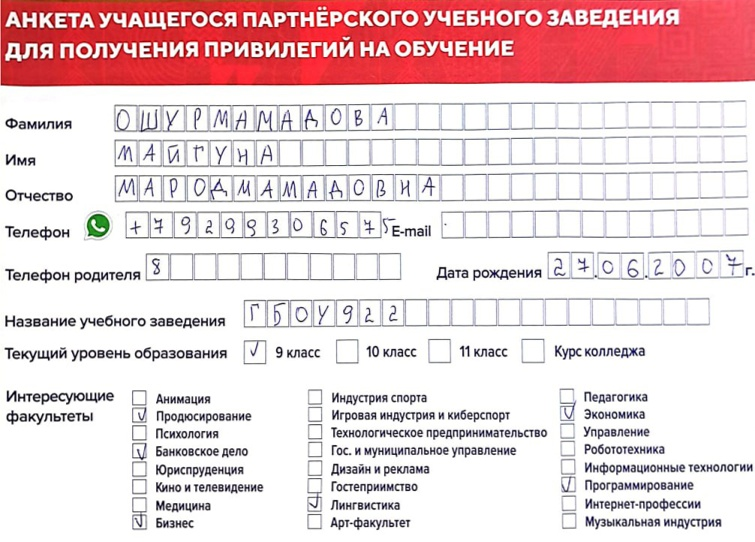
#> input picture tmp/AgACAgIAAxkBAAICymYg7B6eDc6RZOPbfagFnQAB7Uew5AACOtkxG9d0CUlTGXdXoqtcsAEAAwIAA3kAAzQE/rotated/rotated_img1.jpg, 755 x 542 px, given in place of img6.png, which was not available
$ jupyter execute --allow-errors OpenCV_crop.ipynb   (text cells are left out)
#> lines starting #> are read from the running program, lines starting #| are printed output that depends on the picture; after the words box and inside, x2 and y2 are one past the last pixel; in counts of white or black regions, pixels touching at a corner belong together; pictures that were not available may be replaced by others from this repository, and a replacement may not be noted
[cell 1]
import os
import fitz
import cv2
import numpy as np
import matplotlib.pyplot as plt

[cell 2]
def file_to_png(file_path, output_folder):
    if not os.path.exists(output_folder):
        os.makedirs(output_folder)
    # Открываем PDF файл
    pdf_document = fitz.open(file_path)

    # Проходим по всем страницам PDF и сохраняем их в формате PNG
    for page_number in range(len(pdf_document)):
        page = pdf_document.load_page(page_number)
        image = page.get_pixmap()


        image.save(os.path.join(output_folder, f'img{page_number+1}.png'))


    # Закрываем PDF файл
    pdf_document.close()
    print('Done!')

[cell 3]
# Функция очистки папки
def clear_folder(folder_path):
    # Проверка существования папки
    if os.path.exists(folder_path):
        # Перебор всех файлов в папке
        for filename in os.listdir(folder_path):
            file_path = os.path.join(folder_path, filename)
            # Удаление файла
            if os.path.isfile(file_path) or os.path.islink(file_path):
                os.unlink(file_path)
            elif os.path.isdir(file_path):
                shutil.rmtree(file_path)
    else:
        print(f'Папка {folder_path} не найдена')

[cell 4]
file_to_png('input_pdf/KD3.pdf', 'KD3_img')
#> (the call stopped at in file_to_png, `pdf_document = fitz.open(file_path)`: fitz is not available in this run)

[cell 5]
import cv2
import numpy as np

# Загрузка изображения
image = cv2.imread('KD3_img\img6.png')
#> image is the input picture: shape (542, 755, 3); mean B, G, R 213.8, 211.6, 234.1

# Конвертация изображения в HSV (Hue, Saturation, Value), чтобы упростить отделение красного цвета
hsv = cv2.cvtColor(image, cv2.COLOR_BGR2HSV)
#> hsv: shape (542, 755, 3); mean H, S, V 58, 29.6, 235.5

# Определение диапазона красного цвета
# Эти значения могут потребовать настройки для конкретного оттенка красного цвета вашего фона
lower_red = np.array([0, 40, 50])
upper_red = np.array([10, 255, 255])
mask1 = cv2.inRange(hsv, lower_red, upper_red)
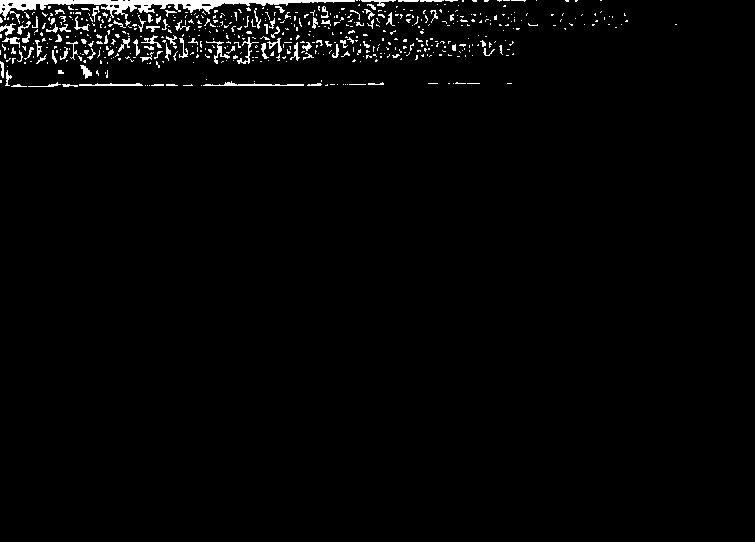
#> mask1: shape (542, 755); 2.1% white; 568 white regions (477 under 20 px), largest, box (x1, y1, x2, y2) and area: (0, 0, 355, 24) 2167, (203, 81, 304, 86) 195, (79, 83, 143, 86) 131

lower_red = np.array([350, 50, 50])
upper_red = np.array([360, 255, 255])
mask2 = cv2.inRange(hsv, lower_red, upper_red)
#> mask2: shape (542, 755); every value is 0

# Объединение масок для красного цвета
mask = mask1 + mask2

# Инвертирование маски для получения обратной маски
mask_inv = cv2.bitwise_not(mask)

# Отделение красного фона от изображения
background = cv2.bitwise_and(image, image, mask=mask)
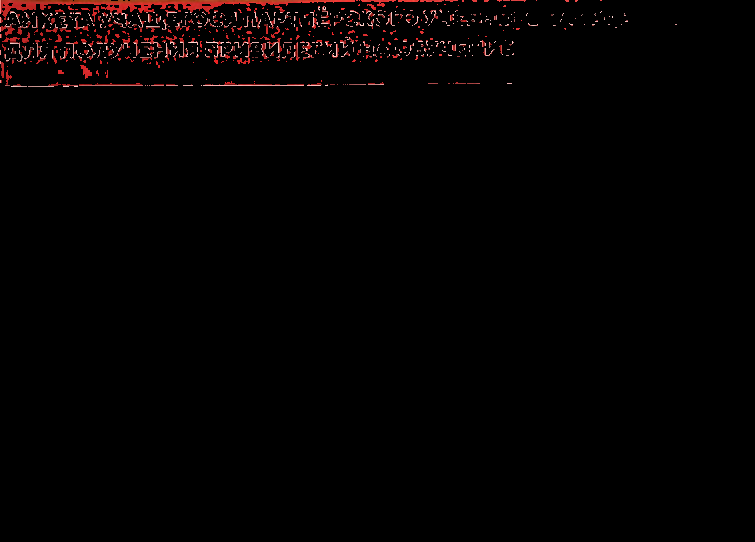
#> background: shape (542, 755, 3); mean B, G, R 1.5, 1.6, 4.1

# Отделение содержимого анкеты от фона
foreground = cv2.bitwise_and(image, image, mask=mask_inv)
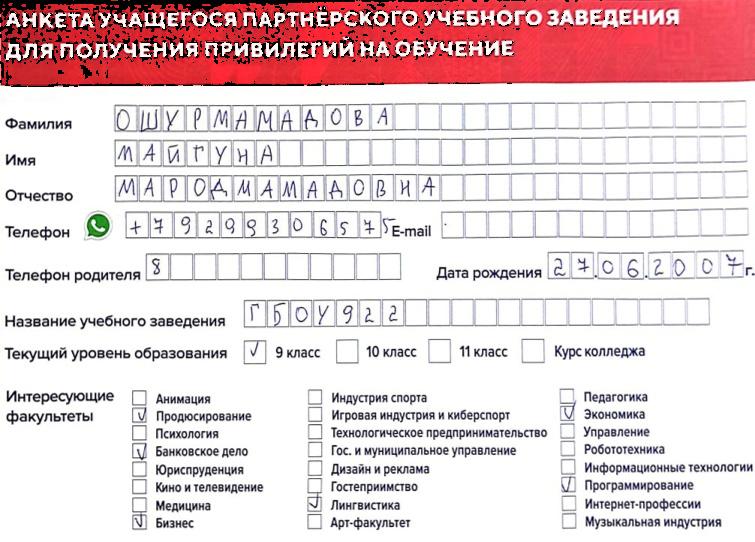
#> foreground: shape (542, 755, 3); mean B, G, R 212.3, 210.1, 230

# Сохранение результата
cv2.imwrite('proc_img/anketa_no_red.jpg', foreground)

# Отображение изображения
cv2.imshow('Result', foreground)
cv2.waitKey(0)
cv2.destroyAllWindows()

[cell 6]
print('type: ', type(image))
#| type:  <class 'numpy.ndarray'>
print('shape: ', image.shape)
#| shape:  (542, 755, 3)

[cell 7]
plt.imshow(cv2.cvtColor(image, cv2.COLOR_BGR2RGB))

[cell 8]
img_hsv = cv2.cvtColor(image, cv2.COLOR_BGR2HSV)
# Извлечение канала V
v_channel = img_hsv[..., 2]
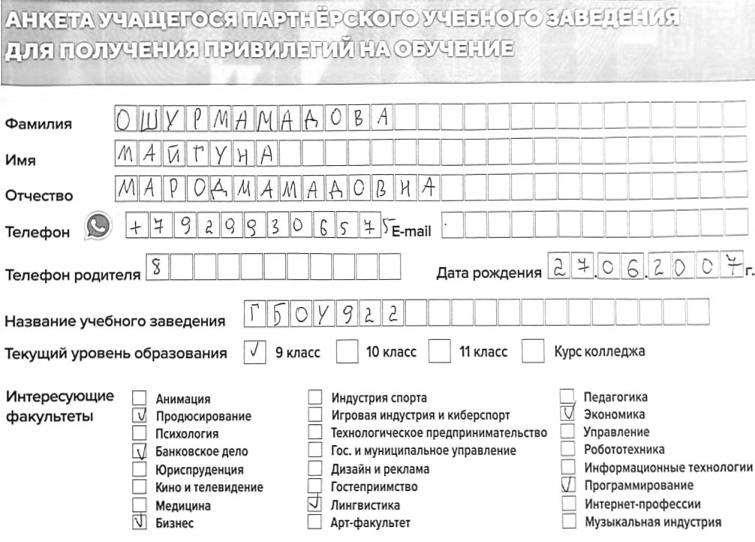
#> v_channel: shape (542, 755); min 2, max 255, mean 235.5

# Сохранение канала V в файл
cv2.imwrite('proc_img/v_channel.jpg', v_channel)
#> Out = True

[cell 9]
plt.figure(1, figsize = (16, 4))
plt.subplot(141)
plt.imshow(image[...,::-1])
plt.subplot(142)
plt.imshow(img_hsv[...,0], cmap='gray')
plt.title('Hue')
plt.subplot(143)
plt.imshow(img_hsv[...,1], cmap='gray')
plt.title('Saturation')
plt.subplot(144)
plt.imshow(img_hsv[...,2], cmap='gray')
plt.title('Value');
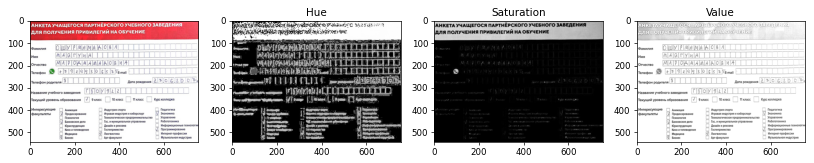
#> figure drawn by matplotlib, 4 panels

[cell 10]
plt.imshow(img_hsv[...,2], cmap='gray')
# Сохранение изображения

[cell 11]
import cv2

def detect_rectangles(image_path):
    # Загрузка изображения
#> called with image_path = 'cropped_fragments/fragment_2986.jpg'
    image = cv2.imread(image_path)
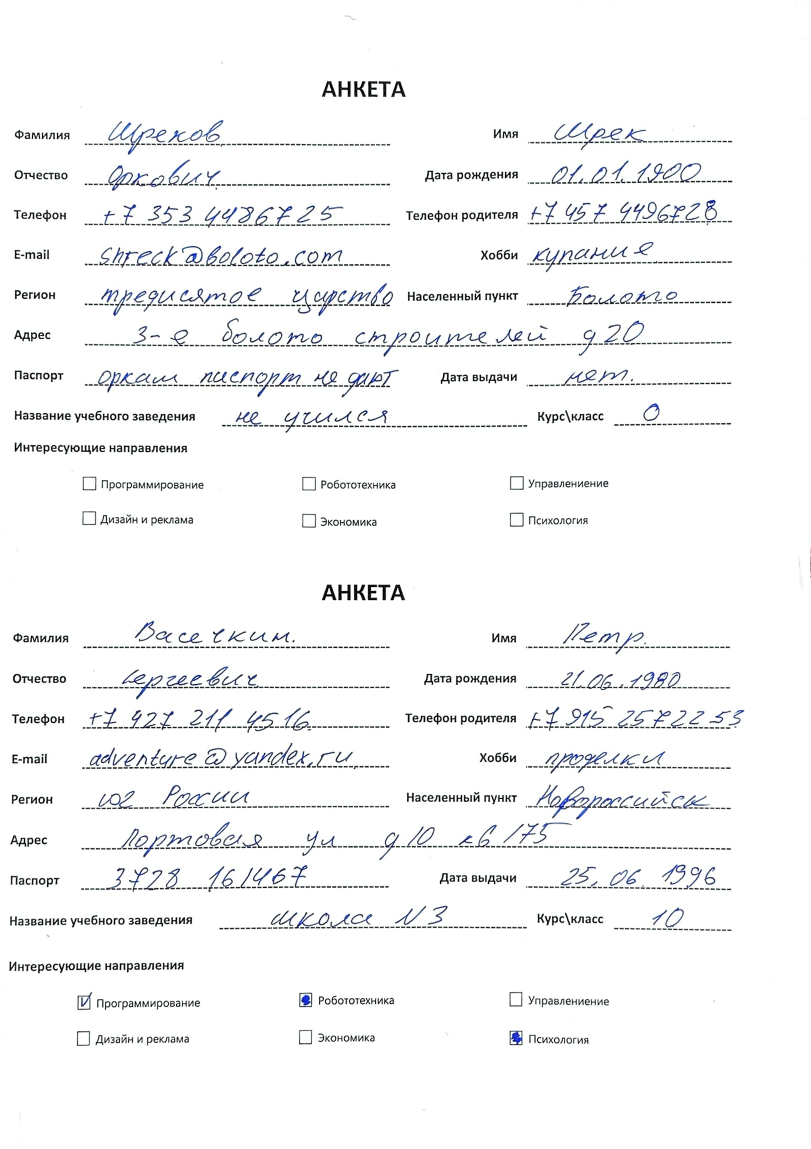
#> input picture tmp/BQACAgIAAxkBAAIDN2YzYJ76TuB6c2vfOFkzVDOIPRxfAAIPVQACe5GZSTaA8by00WauNAQ/rotated/rotated_img5.jpg, 1621 x 2297 px, given in place of fragment_2986.jpg, which was not available (shown at 1/2 size)
#> image is the input picture: shape (2297, 1621, 3); mean B, G, R 246.8, 246.2, 245.8
    gray = cv2.cvtColor(image, cv2.COLOR_BGR2GRAY)

    # Бинаризация изображения
    _, binary = cv2.threshold(gray, 128, 255, cv2.THRESH_BINARY | cv2.THRESH_OTSU)
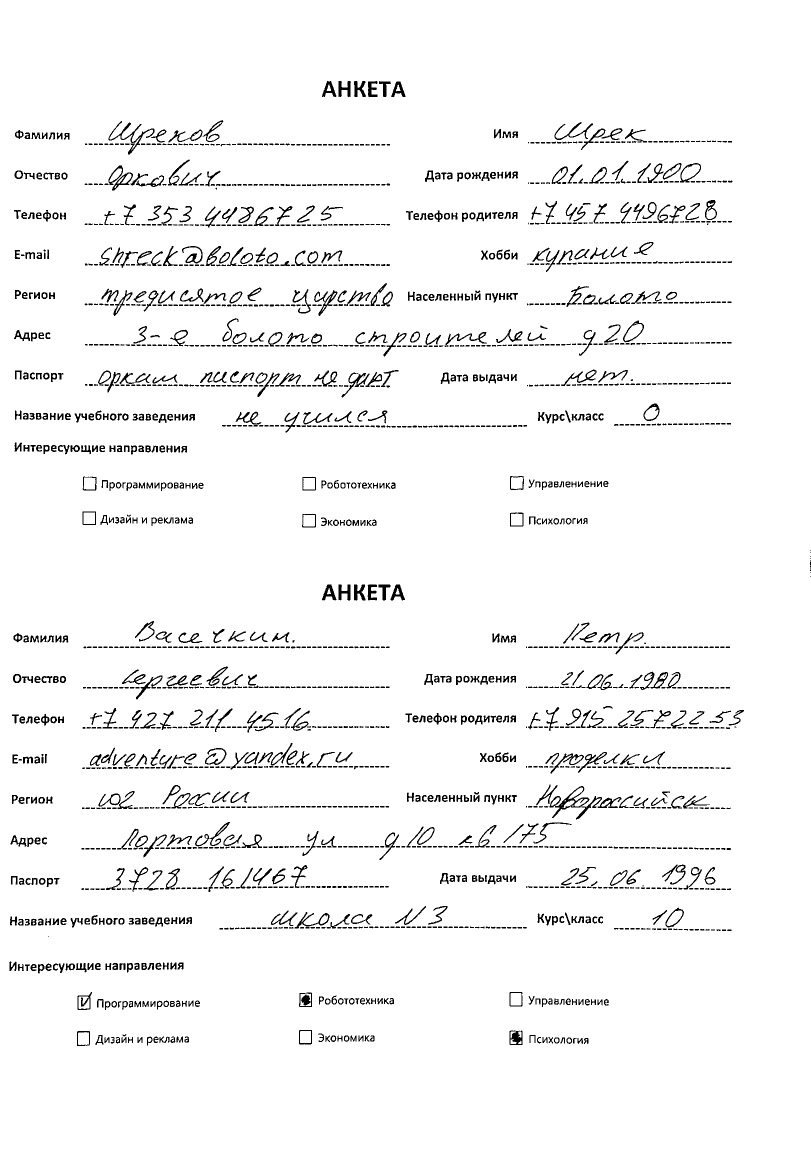
#> binary: shape (2297, 1621) (shown at 1/2 size); 95.9% white; 2159 black regions (144 under 20 px)

    # Нахождение контуров
    contours, _ = cv2.findContours(binary, cv2.RETR_LIST, cv2.CHAIN_APPROX_SIMPLE)
#> contours = 2549 contours, 213 with area under 20; largest, box (x1, y1, x2, y2) and area: (0, 0, 1621, 2297) 3719498, (1103, 1571, 1205, 1640) 2086, (216, 241, 310, 310) 1188, (1359, 325, 1403, 366) 1118, (1245, 640, 1289, 686) 1078
    rectangle_threshold = 400
    # Инициализация счетчика прямоугольников
    rectangle_count = 0

    for cnt in contours:
        # Приближение контуров к прямоугольной форме
        epsilon = 0.05 * cv2.arcLength(cnt, True)
        approx = cv2.approxPolyDP(cnt, epsilon, True)

        # Если контур имеет 4 вершины, предполагаем, что это прямоугольник
        if len(approx) == 4:
            rectangle_count += 1
#> this loop made 2549 passes
#> (cnt, epsilon, approx) on pass 60: ([[343, 2004], [342, 2005], [346, 2005], [346, 2004]], 0.471, [[342, 2005], [346, 2005], [346, 2004], [343, 2004]])
#> (epsilon, approx) on passes 1, 14, 34, 35, 48, 50: (1.05, [[1042, 2082], [1041, 2081], [1036, 2087], [1042, 2087]]), (1.15, [[301, 2076], [297, 2076], [297, 2083], [301, 2082]]), (2.76, [[300, 2072], [305, 2081], [294, 2091], [293, 2075]]), (1.59, [[201, 2072], [199, 2072], [196, 2083], [202, 2082]]), (4.66, [[177, 2065], [156, 2066], [157, 2089], [177, 2088]]), (2.12, [[1031, 2063], [1021, 2064], [1021, 2076], [1023, 2068]])
#> after the loop, rectangle_count = 866

    # Проверка количества найденных прямоугольников
    if rectangle_count > rectangle_threshold:
        print("Анкета в клеточку")
    else:
        print("Анкета в линейку")

    return rectangle_count

[cell 12]
# Пример использования функции
detect_rectangles('cropped_fragments/fragment_2986.jpg')

[cell 13]
# Пример использования функции
detect_rectangles('C:/Users/vpgusev/Documents/GitHub/Work_projects/Func_Y_OCR/output_images/img6.png')
#> the loop in detect_rectangles (call 2), `for cnt in contours:` made 2549 passes
#> (epsilon, approx) on passes 1, 14, 34, 35, 48, 50, 51, 52, 53, 54: (1.05, [[1042, 2082], [1041, 2081], [1036, 2087], [1042, 2087]]), (1.15, [[301, 2076], [297, 2076], [297, 2083], [301, 2082]]), (2.76, [[300, 2072], [305, 2081], [294, 2091], [293, 2075]]), (1.59, [[201, 2072], [199, 2072], [196, 2083], [202, 2082]]), (4.66, [[177, 2065], [156, 2066], [157, 2089], [177, 2088]]), (2.12, [[1031, 2063], [1021, 2064], [1021, 2076], [1023, 2068]]), (4.37, [[601, 2062], [600, 2085], [621, 2085], [621, 2062]]), (5.61, [[154, 2062], [180, 2063], [178, 2091], [153, 2091]]), (5.62, [[1019, 2061], [1045, 2062], [1044, 2090], [1018, 2088]]), (5.54, [[599, 2059], [624, 2060], [623, 2088], [597, 2087]])

[cell 14]
clear_folder('b_w')
clear_folder('Ank_img')
clear_folder('check_box')
clear_folder('cropped_fragments')
clear_folder('preproc')
clear_folder('check_boxdetect')

[cell 15]
file_to_png('input_pdf/Ank_chbox.pdf', 'Ank_img')
#> (the call stopped at in file_to_png, `pdf_document = fitz.open(file_path)`: fitz is not available in this run)

[cell 16]
from boxdetect import config
from boxdetect.pipelines import get_checkboxes

[cell 17]
def box_detect(image_path, output_folder):
    if not os.path.exists(output_folder):
        os.makedirs(output_folder)

    cfg = config.PipelinesConfig()

    cfg.width_range = (25,87)
    cfg.height_range = (25,87)

    cfg.scaling_factors = [1.3]

    cfg.wh_ratio_range = (0.8, 1.2)


    cfg.group_size_range = (1, 1)

    #cfg.morph_kernels_type = 'rectangles'

    cfg.dilation_iterations = 0

    from boxdetect.pipelines import get_boxes

    rects, grouping_rects, image, output_image = get_boxes(image_path, cfg=cfg, plot=False)

    output_path = os.path.join(output_folder, f'check_box_{os.path.splitext(os.path.basename(image_path))[0]}.png')

                # Сохранение вырезанного фрагмента в файл
    cv2.imwrite(output_path, output_image)

[cell 18]
clear_folder('check_boxdetect')

[cell 19]
output_folder = "check_boxdetect"
for img in os.listdir("D:/GITHUB/Work_projects/Func_Y_OCR/proc/rotated"):
    image_path = os.path.join("D:/GITHUB/Work_projects/Func_Y_OCR/proc/rotated", img)

    box_detect(image_path, output_folder)
#> (the call stopped at in box_detect, `cfg = config.PipelinesConfig()`: boxdetect is not available in this run)
